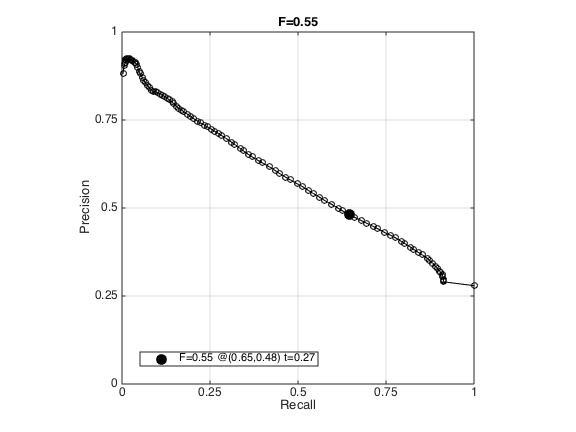
%> input picture HM1/Report/img/pr_full.jpg, 576 x 432 px
$ octave --eval "result = segment_box(imread('../../../../../../HM1/Report/img/pr_full.jpg'));"   (GNU Octave 9; MATLAB toolbox functions it lacks are replaced by stand-ins)
%> lines starting %> are read from the running program, lines starting %| are printed output that depends on the picture; in (x1, y1, x2, y2) boxes, pixels count from 0 and x2, y2 are one past the last pixel; in counts of white or black regions, pixels touching at a corner belong together; the program's own positions count from 1
% [S time] = segment_box(image, n)
%
% Perfom box segmentation
%
% Parameters
%   image      ... Matlab image
%   n          ... (approximate) number of superpixels
%
% Returns
%   S    ... segment image
%   time ... execution time im ms of algorithm
%
function [S time] = segment_box(image,n)

    if ~exist('n','var') | isempty(n),   n = 100;   end

    % execute
    tic();

    [h w c] = size(image);
%> h = 432; w = 576; c = 3
    B = zeros(h,w);

    ny = sqrt( n*h/w);
%> ny = 8.66
    nx = n/ny;
%> nx = 11.55

    dx = w/nx;
%> dx = 49.88
    dy = h/ny;
%> dy = 49.88

    for i=dx:dx:(w-dx)
        B(:, round(i)) = 255;
    end
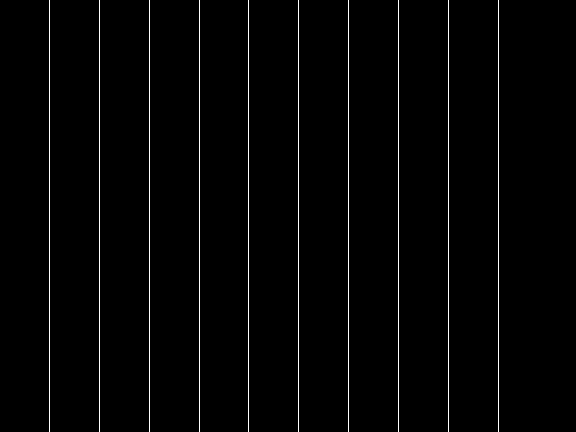
%> B: size 432x576 double; 1.7% white in thin lines or dots, all inside (x1, y1, x2, y2) = (49, 0, 499, 432)

    for i=dy:dy:(h-dy)
        B(round(i), :) = 255;
    end
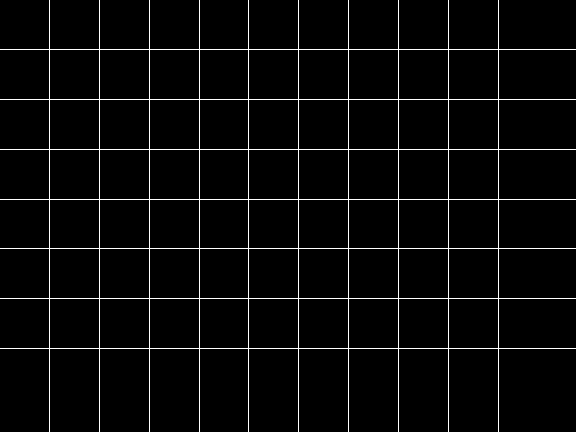
%> B: size 432x576 double; 3.3% white in thin lines or dots
    time = toc();

    % create multi-label-image
    S = uint16(boundaryImage2multiLabelImage(B));

end

function mli = boundaryImage2multiLabelImage(bim)
    inv_bim = max(bim(:))-bim;
    label_im = bwlabel(inv_bim,4);
    mli = imclose( label_im, strel([1 1 1; 1 1 1; 1 1 1]));
end

$ run again, on HM1/Report/img/examples.png
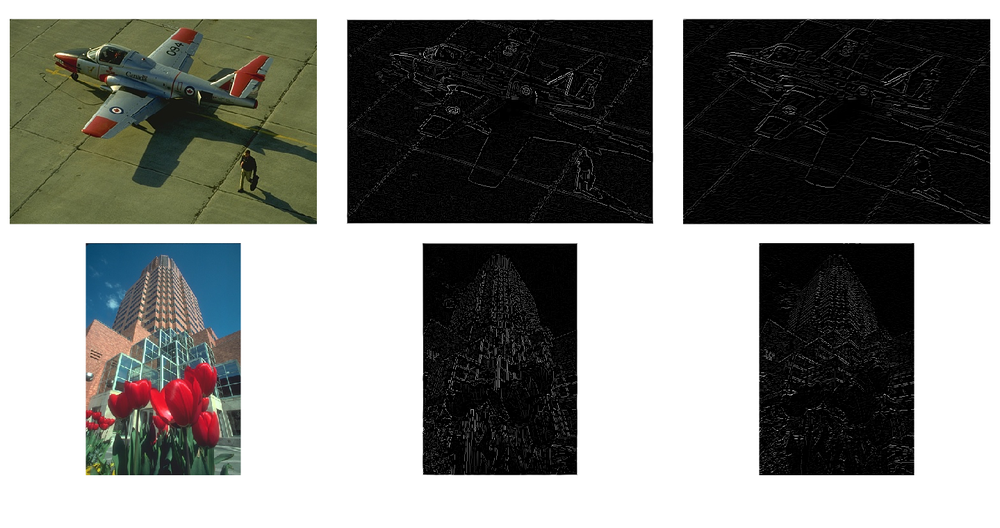
%> input picture HM1/Report/img/examples.png, 1000 x 528 px, shrunk from 1439 x 760 before the run
%> after the loop in segment_box, `for i=dx:dx:(w-dx)`:
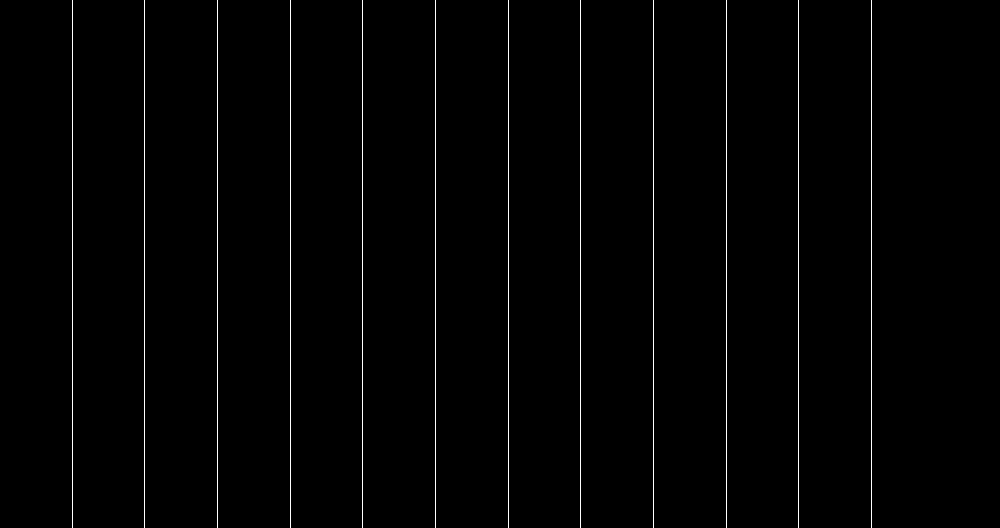
%> B: size 528x1000 double; 1.2% white in thin lines or dots, all inside (x1, y1, x2, y2) = (72, 0, 872, 528)
%> after the loop in segment_box, `for i=dy:dy:(h-dy)`:
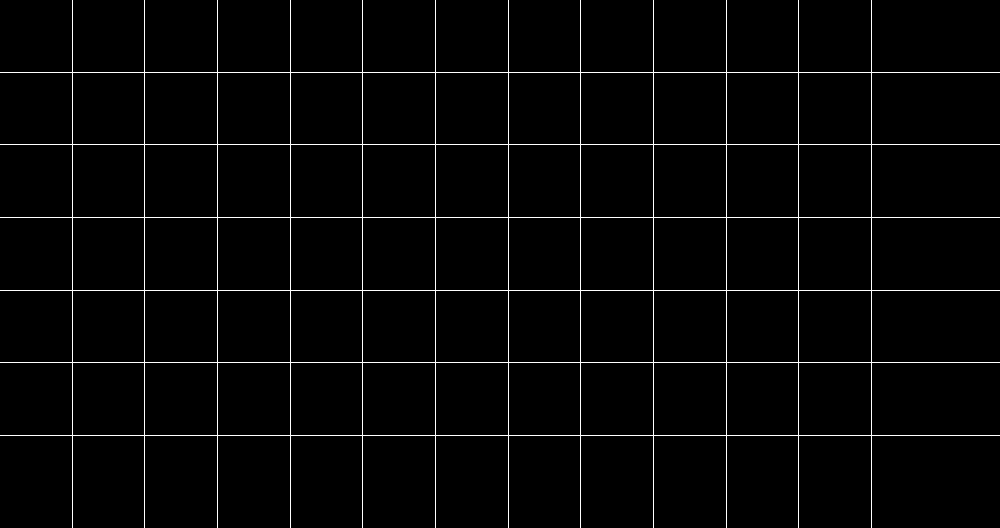
%> B: size 528x1000 double; 2.3% white in thin lines or dots
